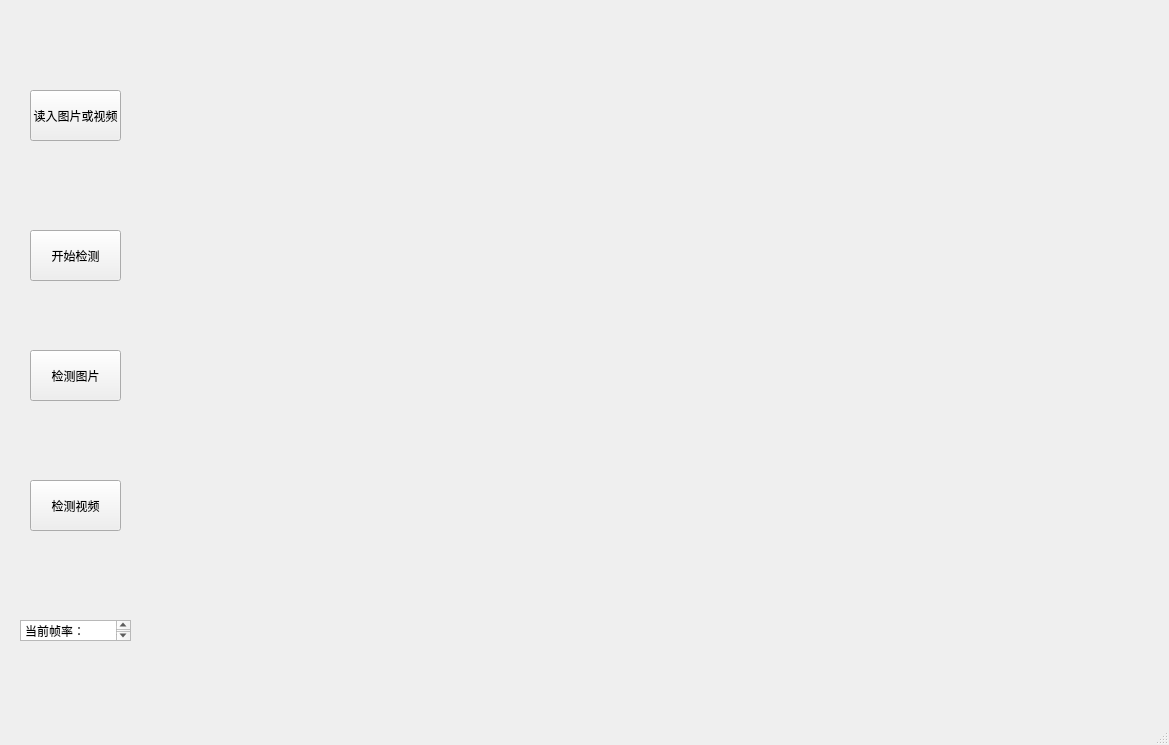
<?xml version="1.0" encoding="UTF-8"?>
<ui version="4.0">
 <class>MainWindow</class>
 <widget class="QMainWindow" name="MainWindow">
  <property name="geometry">
   <rect>
    <x>0</x>
    <y>0</y>
    <width>1169</width>
    <height>745</height>
   </rect>
  </property>
  <property name="windowTitle">
   <string>MainWindow</string>
  </property>
  <widget class="QWidget" name="centralwidget">
   <widget class="QPushButton" name="DetectPicutre">
    <property name="geometry">
     <rect>
      <x>30</x>
      <y>350</y>
      <width>91</width>
      <height>51</height>
     </rect>
    </property>
    <property name="text">
     <string>检测图片</string>
    </property>
   </widget>
   <widget class="QLabel" name="show_label">
    <property name="geometry">
     <rect>
      <x>190</x>
      <y>30</y>
      <width>951</width>
      <height>671</height>
     </rect>
    </property>
    <property name="baseSize">
     <size>
      <width>0</width>
      <height>0</height>
     </size>
    </property>
    <property name="text">
     <string/>
    </property>
   </widget>
   <widget class="QTextEdit" name="textEdit">
    <property name="geometry">
     <rect>
      <x>20</x>
      <y>620</y>
      <width>111</width>
      <height>21</height>
     </rect>
    </property>
    <property name="html">
     <string>&lt;!DOCTYPE HTML PUBLIC &quot;-//W3C//DTD HTML 4.0//EN&quot; &quot;http://www.w3.org/TR/REC-html40/strict.dtd&quot;&gt;
&lt;html&gt;&lt;head&gt;&lt;meta name=&quot;qrichtext&quot; content=&quot;1&quot; /&gt;&lt;style type=&quot;text/css&quot;&gt;
p, li { white-space: pre-wrap; }
&lt;/style&gt;&lt;/head&gt;&lt;body style=&quot; font-family:'SimSun'; font-size:9pt; font-weight:400; font-style:normal;&quot;&gt;
&lt;p style=&quot; margin-top:0px; margin-bottom:0px; margin-left:0px; margin-right:0px; -qt-block-indent:0; text-indent:0px;&quot;&gt;当前帧率：&lt;/p&gt;&lt;/body&gt;&lt;/html&gt;</string>
    </property>
   </widget>
   <widget class="QPushButton" name="Read">
    <property name="geometry">
     <rect>
      <x>30</x>
      <y>90</y>
      <width>91</width>
      <height>51</height>
     </rect>
    </property>
    <property name="text">
     <string>读入图片或视频</string>
    </property>
   </widget>
   <widget class="QPushButton" name="StartDetect">
    <property name="geometry">
     <rect>
      <x>30</x>
      <y>230</y>
      <width>91</width>
      <height>51</height>
     </rect>
    </property>
    <property name="text">
     <string>开始检测</string>
    </property>
   </widget>
   <widget class="QPushButton" name="DetectVideo">
    <property name="geometry">
     <rect>
      <x>30</x>
      <y>480</y>
      <width>91</width>
      <height>51</height>
     </rect>
    </property>
    <property name="text">
     <string>检测视频</string>
    </property>
   </widget>
  </widget>
  <widget class="QStatusBar" name="statusbar"/>
 </widget>
 <resources/>
 <connections/>
</ui>
